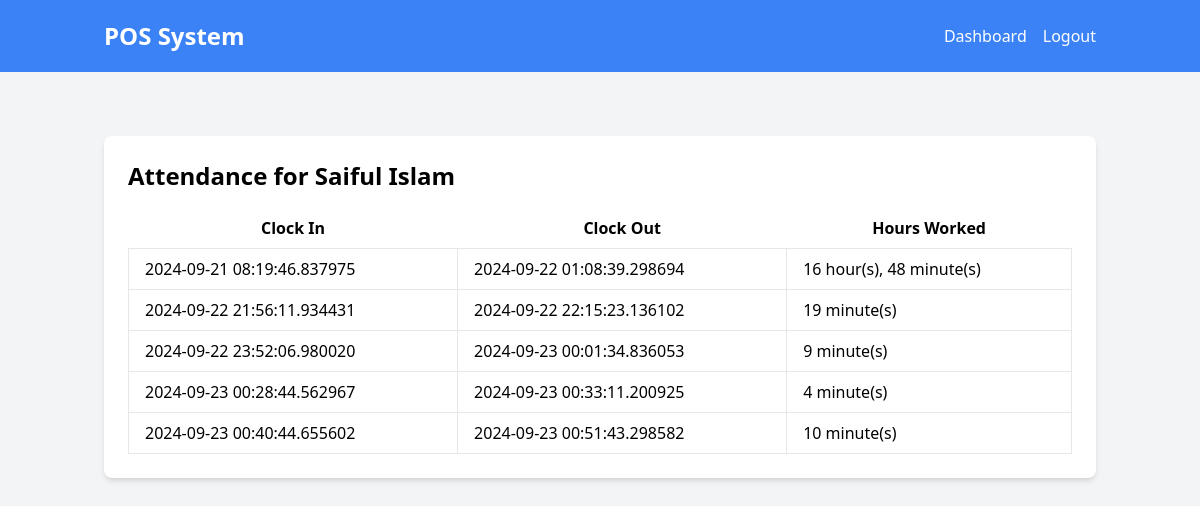
The page /employee/attendance/1 (signed in) on the database as committed earlier.
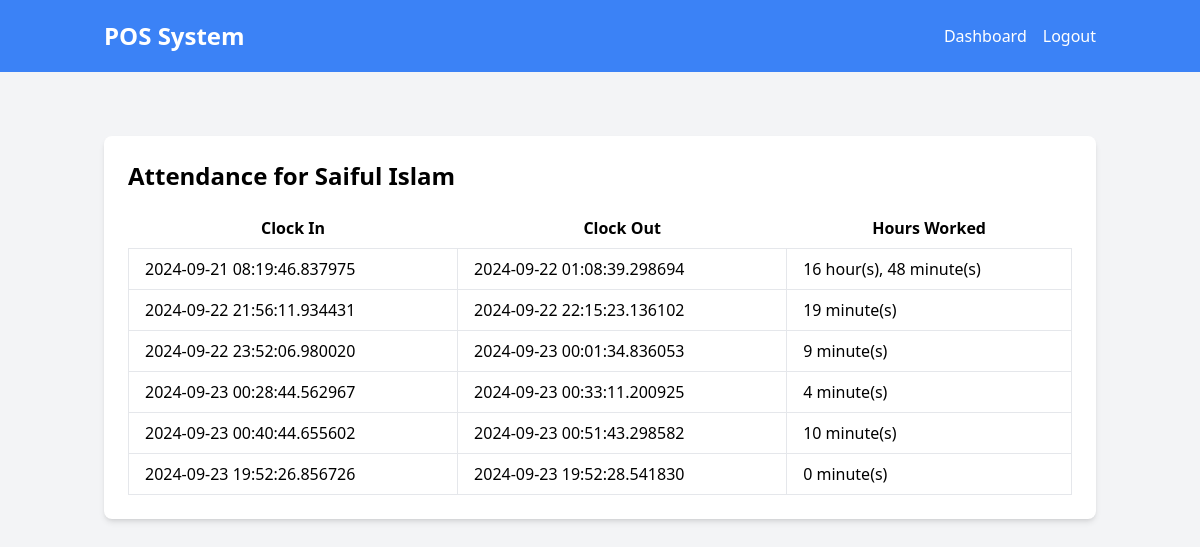
The same page on the database as committed later.
### models.py (models this page shows)
class Attendance(db.Model):
    id = db.Column(db.Integer, primary_key=True)
    employee_id = db.Column(db.Integer, db.ForeignKey('employee.id'), nullable=False)
    clock_in = db.Column(db.DateTime, nullable=False)
    clock_out = db.Column(db.DateTime, nullable=True)
    @property
    def worked_hours(self):
        if self.clock_out:
            worked_time = self.clock_out - self.clock_in
            total_minutes = int(worked_time.total_seconds() / 60)
            hours, minutes = divmod(total_minutes, 60)
            if hours > 0:
                return f"{hours} hour(s), {minutes} minute(s)"
            else:
                return f"{minutes} minute(s)"
        return None

### routes.py (the view)
    @app.route("/employee/attendance/<int:employee_id>", methods=["GET"])
    @login_required
    def employee_attendance(employee_id):
        employee = Employee.query.get_or_404(employee_id)
        attendance_records = Attendance.query.filter_by(employee_id=employee_id).all()
        return render_template('employee_attendance.html', employee=employee, attendance_records=attendance_records)

### templates/employee_attendance.html
{% extends "base.html" %} {% block content %}
<div class="container mx-auto mt-8 p-6 bg-white shadow-md rounded-lg">
  <h1 class="text-2xl font-bold mb-4">Attendance for {{ employee.name }}</h1>
  <table class="table-auto w-full">
    <thead>
      <tr>
        <th class="px-4 py-2">Clock In</th>
        <th class="px-4 py-2">Clock Out</th>
        <th class="px-4 py-2">Hours Worked</th>
      </tr>
    </thead>
    <tbody>
      {% for record in attendance_records %}
      <tr>
        <td class="border px-4 py-2">{{ record.clock_in }}</td>
        <td class="border px-4 py-2">
          {{ record.clock_out or 'Still Working' }}
        </td>
        <td class="border px-4 py-2">
          {{ record.worked_hours if record.clock_out else 'N/A' }}
        </td>
      </tr>
      {% endfor %}
    </tbody>
  </table>
</div>
{% endblock %}

Rows that differ between the two databases and show on the page:
added Attendance: clock_in "2024-09-23 19:52:26.856726", clock_out "2024-09-23 19:52:28.541830", clock_out+clock_in "0 minute(s)"
